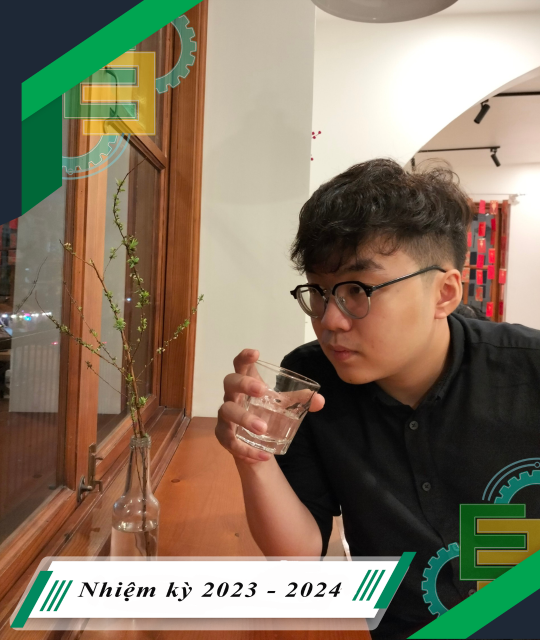
#> input picture Data/Tri.png, 1080 x 1279 px (shown at 1/2 size)
$ python Chapter2.py
#> lines starting #> are read from the running program, lines starting #| are printed output that depends on the picture; after the words box and inside, x2 and y2 are one past the last pixel; in counts of white or black regions, pixels touching at a corner belong together
import cv2
import numpy as np

img = cv2.imread("Data/Tri.png")
#> img is the input picture: shape (1279, 1080, 3); mean B, G, R 99.8, 120.1, 133.6
kernel = np.ones((3,3), np.uint8)
img = cv2.resize(img, (540,680))
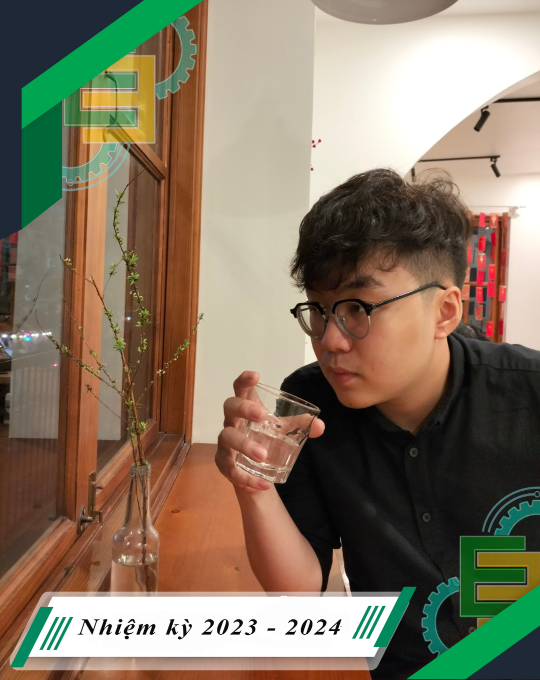
#> img: shape (680, 540, 3); mean B, G, R 99.7, 119.9, 133.4

imgGray = cv2.cvtColor(img, cv2.COLOR_BGR2GRAY) #Opencv image is BGR
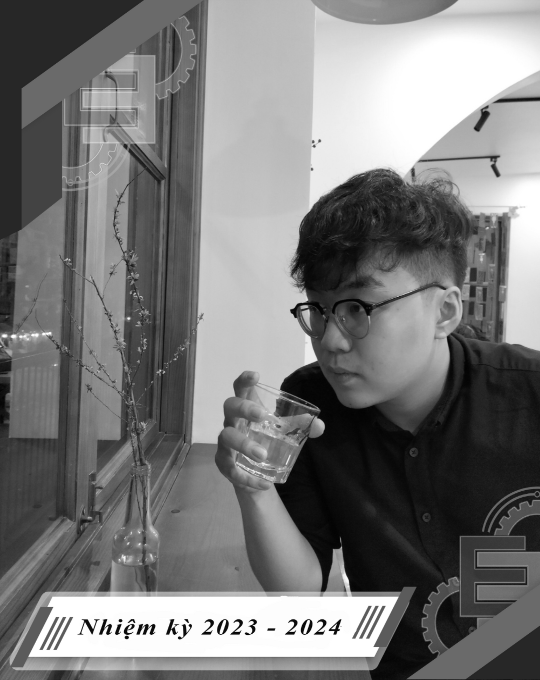
#> imgGray: shape (680, 540); min 2, max 255, mean 121.6
imgBlur = cv2.GaussianBlur(imgGray, (7,7), 0)
imgCanny =  cv2.Canny(img, 150, 50)
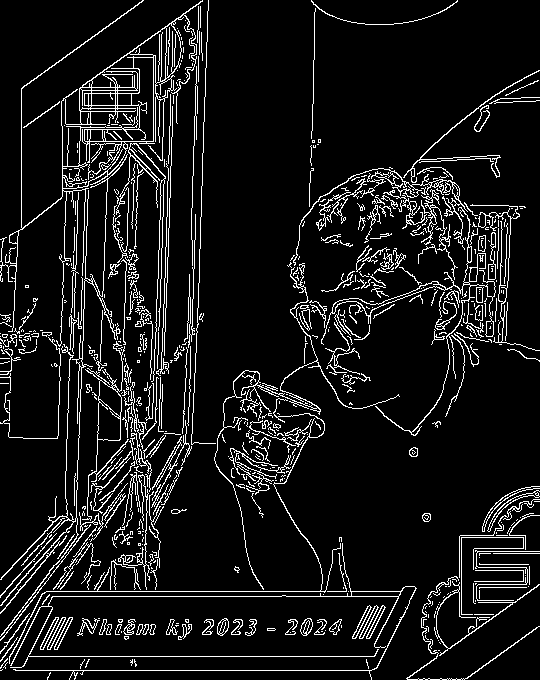
#> imgCanny: shape (680, 540); 9% white in thin lines or dots
imgDilation = cv2.dilate(imgCanny, kernel, iterations=1)
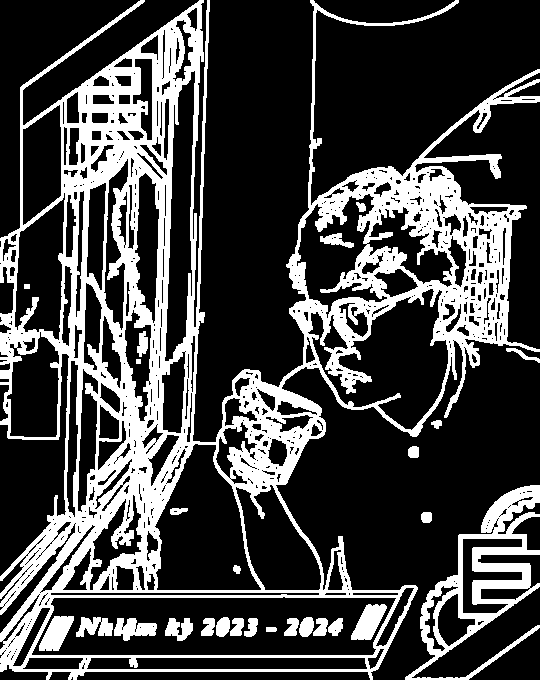
#> imgDilation: shape (680, 540); 26.7% white; 27 white regions, largest, box (x1, y1, x2, y2) and area: (0, 0, 540, 680) 85095, (405, 485, 540, 680) 6964, (351, 604, 387, 640) 767
imgEroded = cv2.erode(imgDilation, kernel, iterations=1)
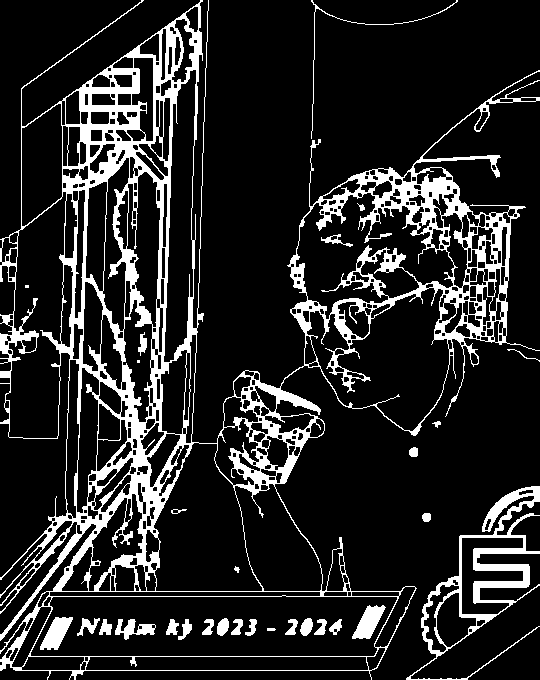
#> imgEroded: shape (680, 540); 15% white; 30 white regions (2 under 20 px), largest, box (x1, y1, x2, y2) and area: (0, 0, 540, 680) 46731, (406, 486, 540, 680) 4347, (352, 605, 386, 639) 615

# cv2.imshow("Gray image", imgGray)
# cv2.imshow("Blur image", imgBlur)
cv2.imshow("Canny image", imgCanny)
cv2.imshow("Dilation image", imgDilation)
cv2.imshow("Eroded image", imgEroded)

cv2.waitKey(0)

$ run again, with Data/cards.jpg saved as Data/Tri.png
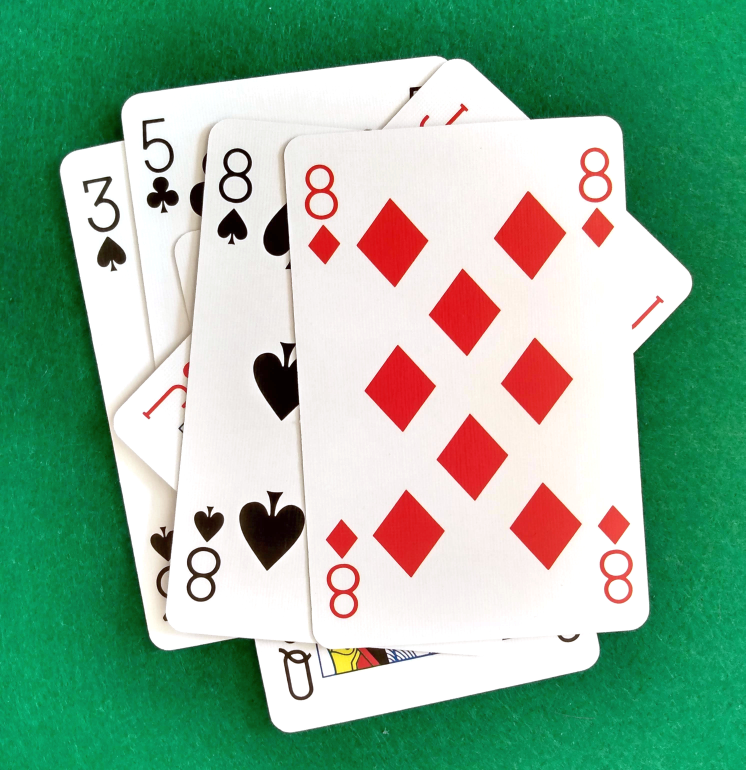
#> input picture Data/cards.jpg, 2981 x 3080 px (shown at 1/4 size)
#> img is the input picture: shape (3080, 2981, 3); mean B, G, R 150.4, 176.1, 137.4
#> img: shape (680, 540, 3)
#> `imgCanny =  cv2.Canny(img, 150, 50)`:
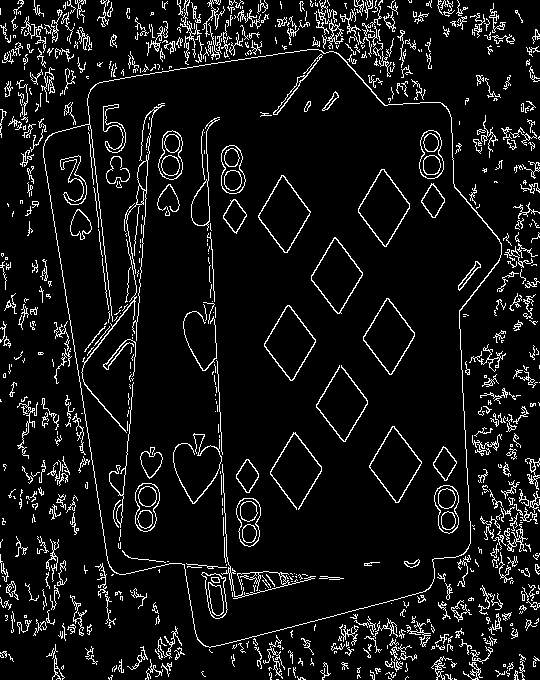
#> imgCanny: shape (680, 540); 8% white in thin lines or dots
#> imgDilation: shape (680, 540); 24.2% white; 175 white regions (6 under 20 px), largest, box (x1, y1, x2, y2) and area: (7, 0, 540, 680) 39348, (477, 457, 540, 585) 3475, (20, 0, 87, 113) 2324
#> `imgEroded = cv2.erode(imgDilation, kernel, iterations=1)`:
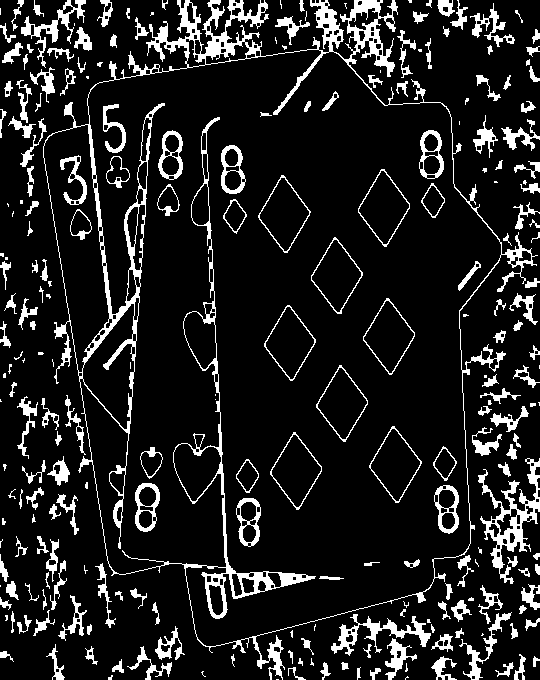
#> imgEroded: shape (680, 540); 12.4% white; 246 white regions (61 under 20 px), largest, box (x1, y1, x2, y2) and area: (43, 0, 538, 680) 16269, (478, 458, 540, 584) 2064, (331, 614, 431, 656) 1105
